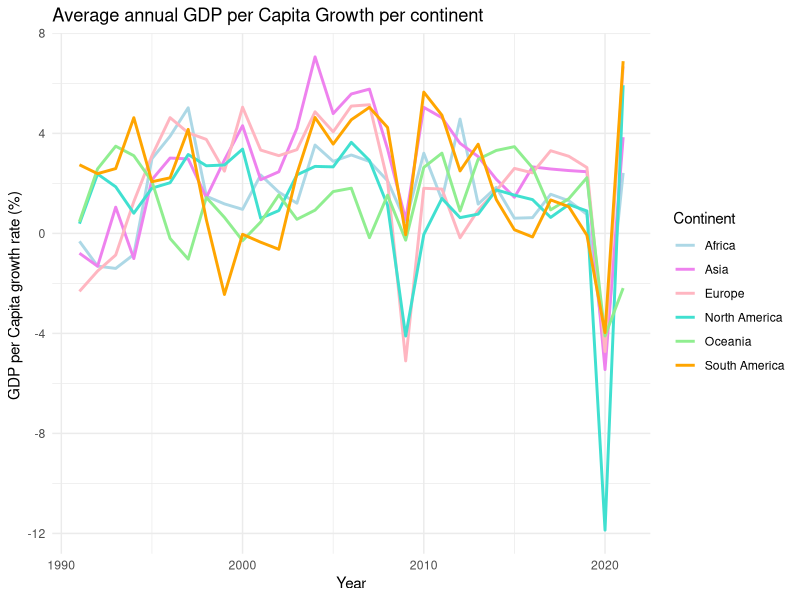
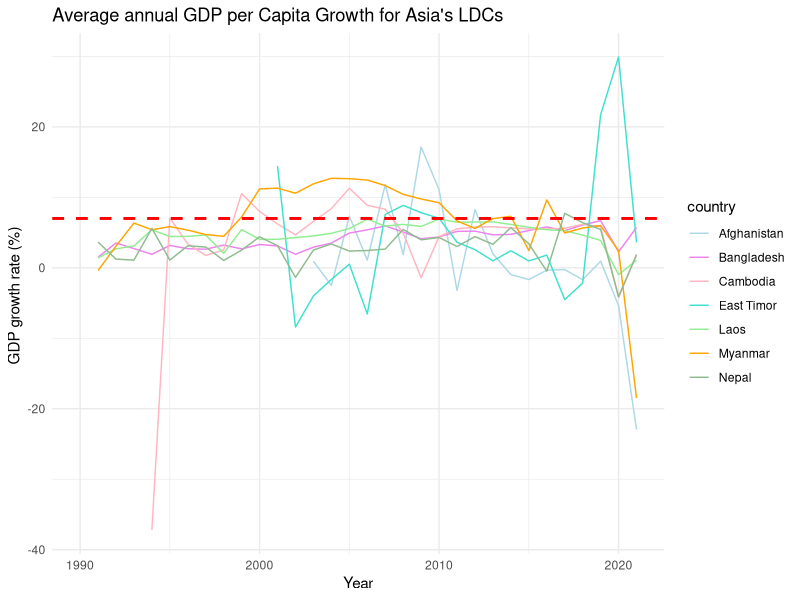
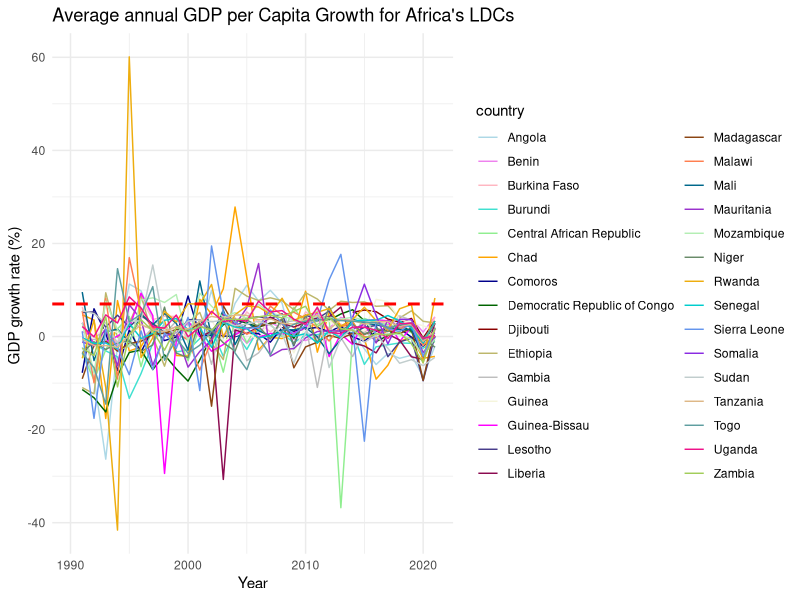
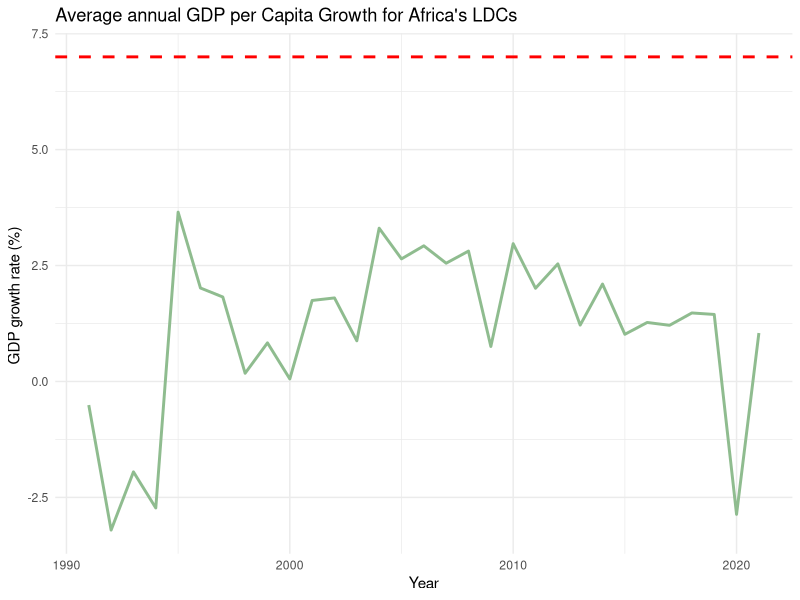
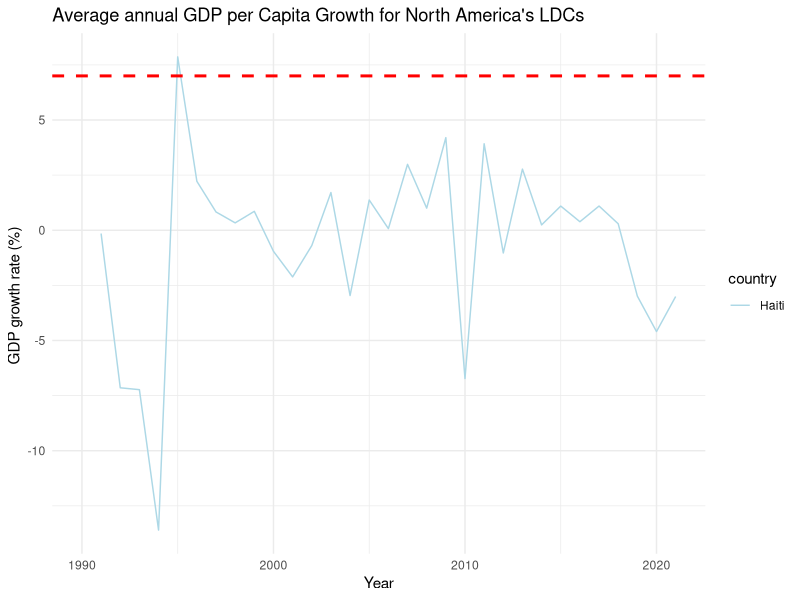
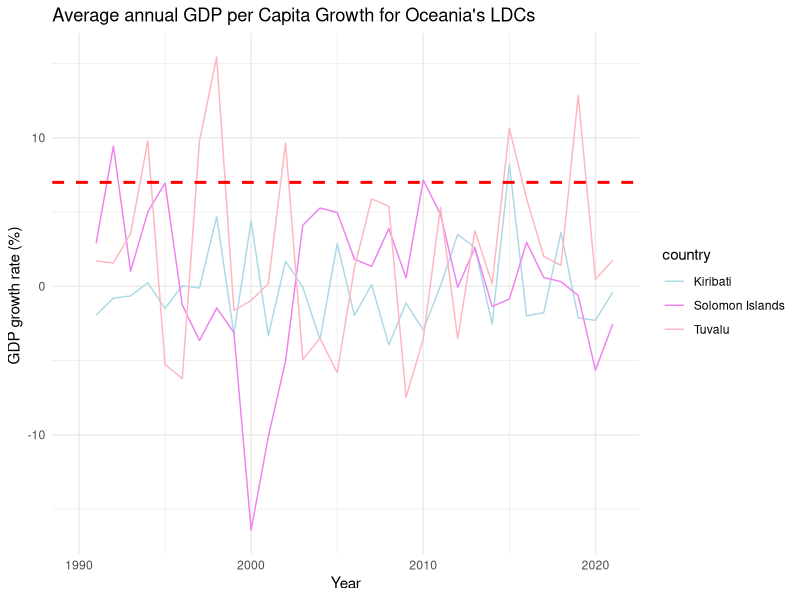

The R source for these figures, in order:
## ---- chunk 1
library(dplyr)
library(tidyverse)
library(ggplot2)
library(readr)

continents_according_to_our_world_in_data <- read.csv("continents-according-to-our-world-in-data.csv",
                                                    stringsAsFactors = F) %>% select(-Year)%>%rename(country = Entity)
  
ldcs <- data.frame("Angola", "Benin", "Burkina Faso", "Burundi", "Central African Republic", "Chad", "Comoros", "Democratic Republic of Congo", "Djibouti", "Eritrea", "Ethiopia", "Gambia", "Guinea", "Guinea-Bissau", "Lesotho", "Liberia", "Madagascar", "Malawi", "Mali", "Mauritania", "Mozambique", "Niger", "Rwanda", "Senegal", "Sierra Leone", "Somalia", "South Sudan", "Sudan", "Togo", "Uganda", "Tanzania", "Zambia", "Afghanistan", "Bangladesh", "Cambodia", "Laos", "Myanmar", "Nepal", "East Timor", "Yemen", "Haiti", "Kiribati", "Solomon Islands", "Tuvalu")%>%
  gather()%>% select(-1)%>% rename( `country` = `value`) %>% mutate (ldc = TRUE)

ldc_continents <- left_join(continents_according_to_our_world_in_data, ldcs)

gdp_per_capita_worldbank <- read.csv ("gdp-per-capita-worldbank.csv",
                                      stringsAsFactors = F)%>%
  rename(`GDP per Capita` = `GDP.per.capita..PPP..constant.2017.international...`)%>%
  arrange(Entity, Year) %>%
  group_by(Entity) %>%
  mutate(
    gdp_prev      = lag(`GDP per Capita`),
    `GDP per Capita growth`    = (`GDP per Capita` - gdp_prev) * 100/ gdp_prev) %>%
  ungroup()%>%
  select (-gdp_prev)%>%
  rename(country = Entity)%>%
  left_join(ldc_continents)
## ---- chunk 2
gdp_growth_plot <- gdp_per_capita_worldbank %>%
  group_by(Continent, Year) %>%
  summarise(avg_growth = mean(`GDP per Capita growth`, na.rm = TRUE))%>%
  drop_na()%>%
  ggplot(aes(x = `Year`, y = `avg_growth`, colour = Continent)) +
  geom_line(aes(group = Continent), linewidth = 1)+
  xlab("Year") +
  theme(axis.text.y = element_text)+
  ylab("GDP per Capita growth rate (%) ") +
  scale_colour_manual(values = c("lightblue", "violet", "lightpink", "turquoise", "lightgreen", "orange"))+
  ggtitle("Average annual GDP per Capita Growth per continent")+
  theme_minimal()
print(gdp_growth_plot)  

## ---- chunk 3

gdp_growth_only_ldc_asia <- gdp_per_capita_worldbank %>%
  filter(Continent == "Asia")
gdp_growth_only_ldc_africa <- gdp_per_capita_worldbank %>%
  filter(Continent == "Africa")
gdp_growth_only_ldc_northamerica <- gdp_per_capita_worldbank %>%
  filter(Continent == "North America")
gdp_growth_only_ldc_oceania <- gdp_per_capita_worldbank %>%
  filter(Continent == "Oceania")

africa_grouped <- gdp_growth_only_ldc_africa%>%
  drop_na()%>%
  group_by(Year) %>%
  summarise(mean_growth = mean(`GDP per Capita growth`, na.rm = TRUE))


## ---- chunk 4
gdp_growth_only_ldc_asia_plot <- gdp_growth_only_ldc_asia %>%
  filter(ldc == TRUE)%>%
  ggplot(aes(x = `Year`, y = `GDP per Capita growth`, colour = country)) +
  geom_line(aes(group = country))+
  geom_hline(yintercept = 7, colour = "red", linewidth = 1, linetype = "dashed")+
  xlab("Year") +
  theme(axis.text.y = element_text)+
  ylab("GDP growth rate (%) ") +
  scale_colour_manual(values = c("lightblue", "violet", "lightpink", "turquoise", "lightgreen", "orange", "darkseagreen"))+
  ggtitle("Average annual GDP per Capita Growth for Asia's LDCs")+
  theme_minimal()

print(gdp_growth_only_ldc_asia_plot)




gdp_growth_only_ldc_africa_plot <- gdp_growth_only_ldc_africa %>%
  filter(ldc == TRUE)%>%
  ggplot(aes(x = `Year`, y = `GDP per Capita growth`, colour = country)) +
  geom_line(aes(group = country))+
  geom_hline(yintercept = 7, colour = "red", linewidth = 1, linetype = "dashed")+
  xlab("Year") +
  theme(axis.text.y = element_text)+
  ylab("GDP growth rate (%) ") +
  scale_colour_manual(values = c("lightblue", "violet", "lightpink", "turquoise", "lightgreen", "orange", "darkblue", "darkgreen", "darkred",
"darkkhaki", "grey", "beige", "magenta", "darkslateblue", "deeppink4", "chocolate4", "coral", "deepskyblue4", "darkorchid3","darkseagreen2", "darkseagreen4", "darkgoldenrod2", "cyan3", "cornflowerblue", "blueviolet", "azure3", "burlywood", "cadetblue", "deeppink2", "darkolivegreen3"))+
  ggtitle("Average annual GDP per Capita Growth for Africa's LDCs")+
  theme_minimal()

print(gdp_growth_only_ldc_africa_plot)

africa_grouped_plot <- africa_grouped %>%
  ggplot(aes(x = `Year`, y = `mean_growth`)) +
  geom_line(colour = "darkseagreen", linewidth = 1)+
  geom_hline(yintercept = 7, colour = "red", linewidth = 1, linetype = "dashed")+
  xlab("Year") +
  theme(axis.text.y = element_text)+
  ylab("GDP growth rate (%) ") +
  ggtitle("Average annual GDP per Capita Growth for Africa's LDCs")+
  theme_minimal()
print(africa_grouped_plot)



gdp_growth_only_ldc_northamerica_plot <- gdp_growth_only_ldc_northamerica %>%
  filter(ldc == TRUE)%>%
  ggplot(aes(x = `Year`, y = `GDP per Capita growth`, colour = country)) +
  geom_line(aes(group = country))+
  geom_hline(yintercept = 7, colour = "red", linewidth = 1, linetype = "dashed")+
  xlab("Year") +
  theme(axis.text.y = element_text)+
  ylab("GDP growth rate (%) ") +
  scale_colour_manual(values = c("lightblue"))+
  ggtitle("Average annual GDP per Capita Growth for North America's LDCs")+
  theme_minimal()
print(gdp_growth_only_ldc_northamerica_plot)


gdp_growth_only_ldc_oceania_plot <- gdp_growth_only_ldc_oceania %>%
  filter(ldc == TRUE)%>%
  ggplot(aes(x = `Year`, y = `GDP per Capita growth`, colour = country)) +
  geom_line(aes(group = country))+
  geom_hline(yintercept = 7, colour = "red", linewidth = 1, linetype = "dashed")+
  xlab("Year") +
  theme(axis.text.y = element_text)+
  ylab("GDP growth rate (%) ") +
  scale_colour_manual(values = c("lightblue", "violet", "lightpink"))+
  ggtitle("Average annual GDP per Capita Growth for Oceania's LDCs")+
  theme_minimal()
print(gdp_growth_only_ldc_oceania_plot)
